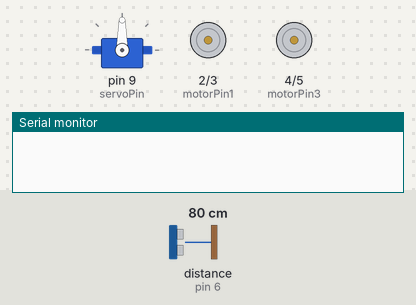
Bench run of a sketch on a simulated Arduino Uno, built with avr-gcc and run on an emulated ATmega328P. Parts: servo, motor-driver pin pairs drawn as motors (green arrow = first pin HIGH = forward, orange = second pin HIGH = backward, longer = more drive), the last lines printed to the serial monitor. Wiring (inferred from the names in the program): ultrasonic range finder: trigger pin 7; echo pin 6. The test bench sets the inputs (shaded band); at power-on: distance to the obstacle (sensor on pin 6) 80 cm. The echo pulse lasts 58.3 µs per cm.

Above: at 1.8 s.
1.9 s: distance to the obstacle (sensor on pin 6) set to 2 cm
At 2.4 s:
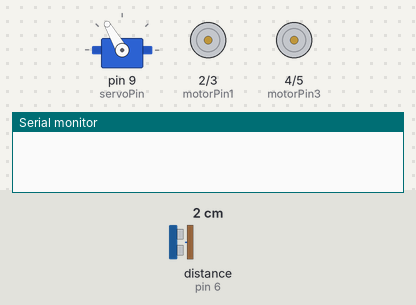
At 7.1 s:
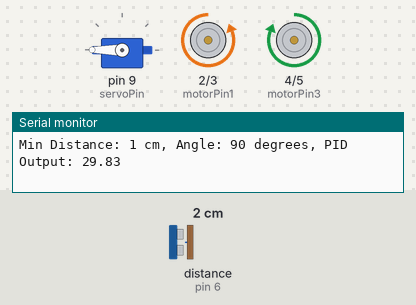
Timing chart, 0 to 14.1 s (numbered marks = the images above; inputs shaded):
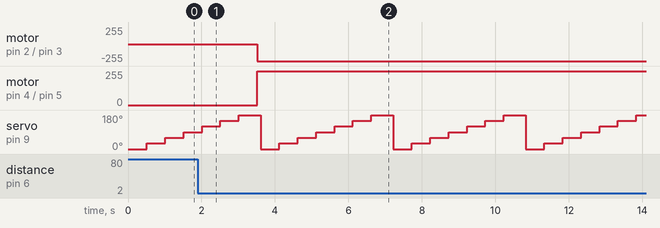

The sketch:

obstacle-detection.ino
```cpp
#include <Servo.h>

// Pins
const int trigPin = 7;
const int echoPin = 6;
const int servoPin = 9;
const int motorPin1 = 2;
const int motorPin2 = 3;
const int motorPin3 = 4;
const int motorPin4 = 5;

// Servo and PID variables
Servo myServo;
double setpoint = 20; // Desired distance from the obstacle
double input, output;
double previousError = 0;
double integral = 0;
double Kp = 1.5; // Proportional gain
double Ki = 0.1; // Integral gain
double Kd = 0.01; // Derivative gain

// Obstacle detection
int distance;
const int scanInterval = 500; // Time between scans
const int scanAngleStep = 30; // Angle step for scanning

void setup() {
  // Initialize pins
  pinMode(trigPin, OUTPUT);
  pinMode(echoPin, INPUT);
  pinMode(motorPin1, OUTPUT);
  pinMode(motorPin2, OUTPUT);
  pinMode(motorPin3, OUTPUT);
  pinMode(motorPin4, OUTPUT);

  // Initialize servo
  myServo.attach(servoPin);
  myServo.write(90); // Center position

  Serial.begin(9600);
}

void loop() {
  // Scan surroundings and determine obstacle distance
  int minDistance = 100; // Initialize with a high value
  int minAngle = 90; // Default to center position

  for (int angle = 0; angle <= 180; angle += scanAngleStep) {
    myServo.write(angle);
    delay(scanInterval); // Allow time for sensor reading

    distance = readDistance();
    if (distance < minDistance) {
      minDistance = distance;
      minAngle = angle;
    }
  }

  // Compute PID control based on minimum distance
  input = minDistance;
  double error = setpoint - input;
  integral += error * (scanInterval / 1000.0); // Convert milliseconds to seconds
  double derivative = (error - previousError) / (scanInterval / 1000.0);

  output = Kp * error + Ki * integral + Kd * derivative;
  previousError = error;

  // Adjust vehicle movement based on PID output
  if (output > 0) {
    turnLeft();
  } else if (output < 0) {
    turnRight();
  } else {
    moveForward();
  }

  // Debugging information
  Serial.print("Min Distance: ");
  Serial.print(minDistance);
  Serial.print(" cm, Angle: ");
  Serial.print(minAngle);
  Serial.print(" degrees, PID Output: ");
  Serial.println(output);

  delay(100);
}

int readDistance() {
  digitalWrite(trigPin, LOW);
  delayMicroseconds(2);

  digitalWrite(trigPin, HIGH);
  delayMicroseconds(10);
  digitalWrite(trigPin, LOW);

  long duration = pulseIn(echoPin, HIGH);
  int distance = duration / 29 / 2;

  return distance;
}

void moveForward() {
  digitalWrite(motorPin1, HIGH);
  digitalWrite(motorPin2, LOW);
  digitalWrite(motorPin3, HIGH);
  digitalWrite(motorPin4, LOW);
}

void turnLeft() {
  digitalWrite(motorPin1, LOW);
  digitalWrite(motorPin2, HIGH);
  digitalWrite(motorPin3, HIGH);
  digitalWrite(motorPin4, LOW);
}

void turnRight() {
  digitalWrite(motorPin1, HIGH);
  digitalWrite(motorPin2, LOW);
  digitalWrite(motorPin3, LOW);
  digitalWrite(motorPin4, HIGH);
}

void stopMovement() {
  digitalWrite(motorPin1, LOW);
  digitalWrite(motorPin2, LOW);
  digitalWrite(motorPin3, LOW);
  digitalWrite(motorPin4, LOW);
}
```

Measured:
- after the input at 1.9 s, motor on pin 2 (motorPin1) / pin 3 (motorPin2): stopped → backward 255/255 after 1.6 s; motor on pin 4 (motorPin3) / pin 5 (motorPin4): stopped → forward 255/255 after 1.6 s
- by itself, servo on pin 9 (servoPin): repeats every 3.6 s: 150° 0.50 s, 180° 0.60 s, 0° 0.50 s, 30° 0.50 s, 60° 0.50 s, 90° 0.50 s, 120° 0.50 s
